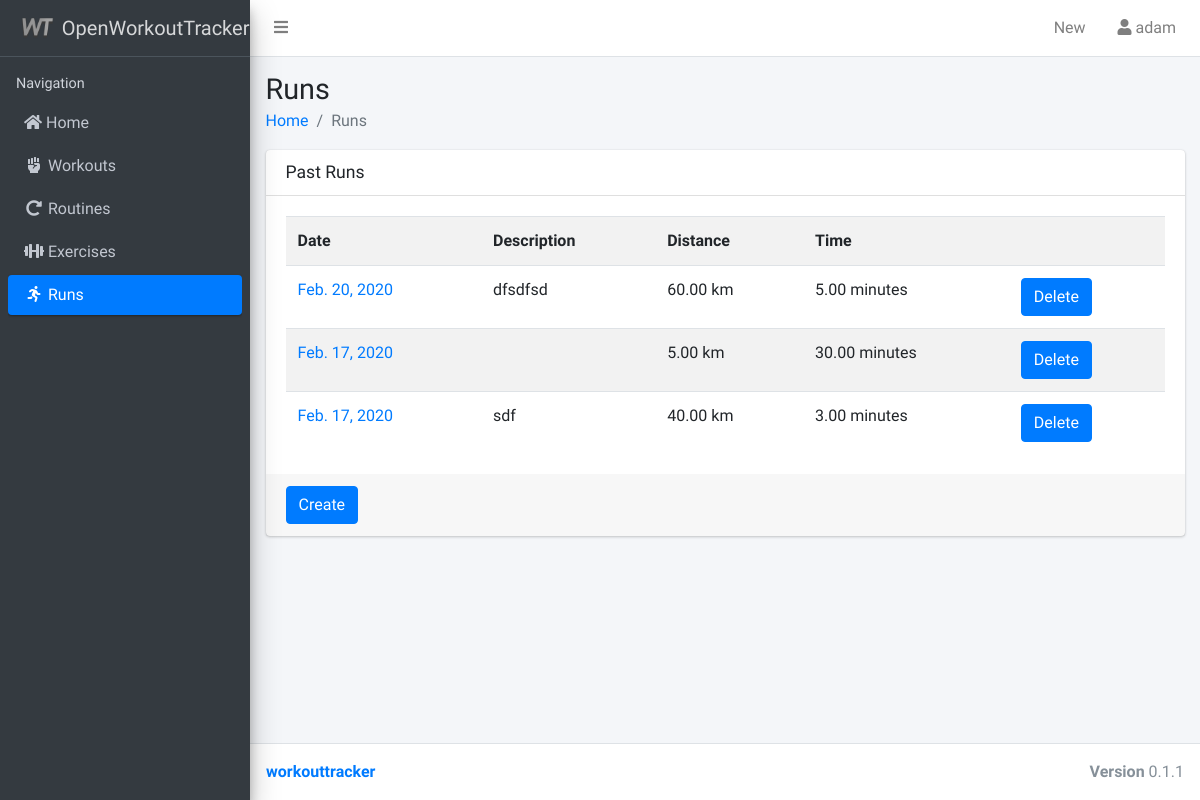
Page /runs/ (signed in) on the earlier database version.
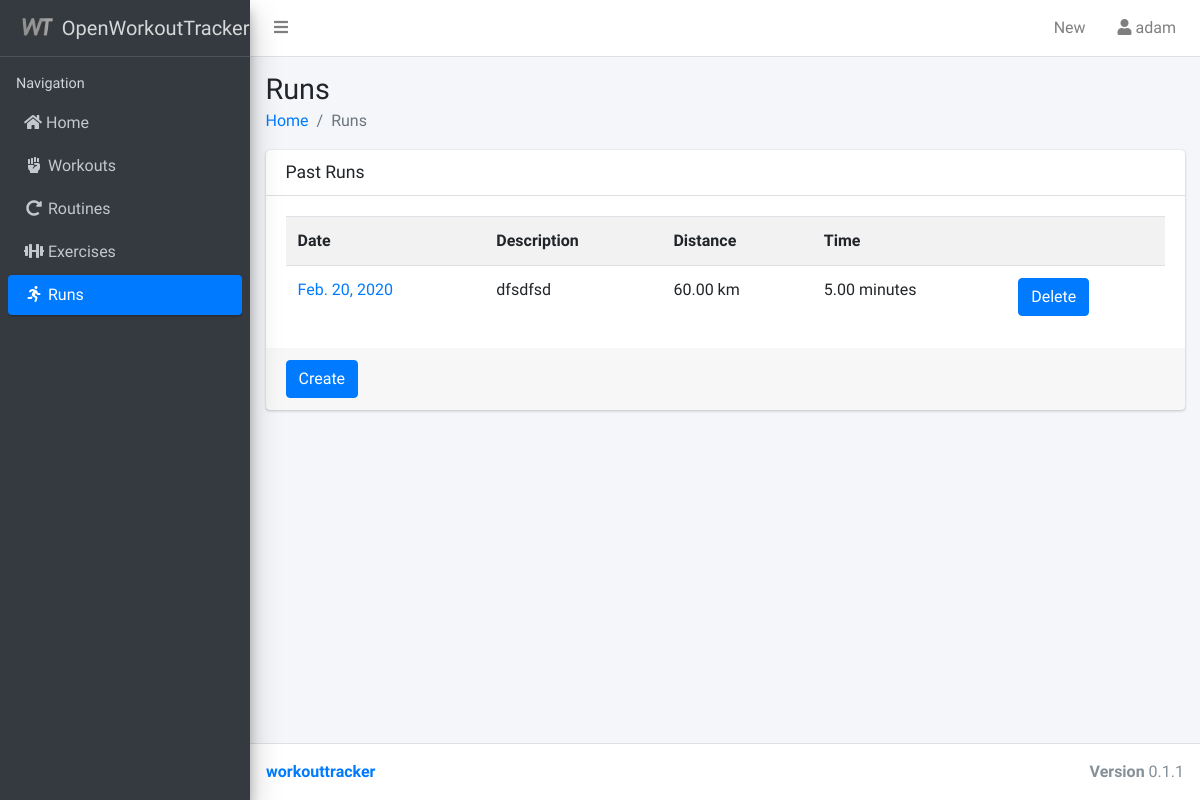
Same page on the later database version.
### workouttracker/models.py (models this page shows, shortened)
class Run(models.Model):
    date = models.DateField('Date of Run',default=date.today)
    description = models.TextField(blank=True, null=True)
    distance = models.DecimalField('Distance Ran - In km',max_digits=6, decimal_places=2, blank=True, null=True)
    time = models.DecimalField('Time - In Minutes',max_digits=6, decimal_places=2, blank=True, null=True)
    user = models.ForeignKey(User, on_delete=models.SET_NULL, null=True, blank=True)
    objects = RunQuerySet.as_manager()
    def get_absolute_url(self):
        return reverse('run_update', args=[self.pk])

### workouttracker/views/runs.py (the view)
class RunIndex(LoginRequiredMixin, generic.ListView):
    template_name = 'workouttracker/runs_overview.html'
    context_object_name = 'runs'
    def get_queryset(self):
        return Run.objects.belongsTo(self.request.user).dateDescending()
    def get_context_data(self, **kwargs):
        context = super().get_context_data(**kwargs)
        context['menu'] = 'runs'
        today = date.today()
        context['submenu'] = 'all'
        return context

### workouttracker/models.py (called while the page is built)
    def dateDescending(self):
        return self.order_by('-date')

    def belongsTo(self, user):
        return self.filter(user=user)

### workouttracker/templates/workouttracker/runs_overview.html (shortened to what this page needs)
{% extends 'workouttracker/base.html' %}
{% load humanize %}
{% block content_header %}
<h1>Runs
</h1>
<ol class="breadcrumb">
  <li class="breadcrumb-item"><a href="/">Home</a></li>
  <li class="breadcrumb-item active">Runs</li>
</ol>
{% endblock %}
{% block content %}
<div class="card">
<div class="card-header with-border">
  <h3 class="card-title"> Past Runs</h3>
</div>
<div class="card-body">
<table class="table table-striped">
  <tr>
    <th>Date</th>
    <th>Description</th>
    <th class="hidden-xs">Distance</th>
    <th class="hidden-xs">Time</th>
    <th class="hidden-xs"></th>
  </tr>
{% for run in runs %}
<tr>
  <td><a href="{{ run.get_absolute_url }}">{{ run.date }}</a></td>
  <td class="hidden-xs">{{ run.description }}</td>
  <td class="hidden-xs">{{ run.distance }} km</td>
  <td class="hidden-xs">{{ run.time }} minutes</td>
  <td class="hidden-xs"><a href="#" onclick="document.getElementById('delete_form_{{run.pk}}').submit();" class="btn btn-primary">Delete</a></td>
{% endfor %}
</table>
</div>
<div class="card-footer">
  <a href="{% url 'run_create' %}" class="btn btn-primary">Create</a>
</div>
</div>
{% endblock %}

Differences in the rows shown:
removed Run: date "Feb. 17, 2020", distance "5.00", time "30.00"
removed Run: date "Feb. 17, 2020", description "sdf", distance "40.00", time "3.00"
